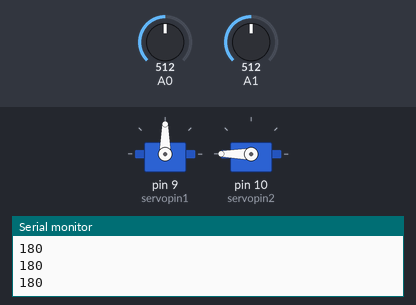
Bench run of a sketch on a simulated Arduino Uno, built with avr-gcc and run on an emulated ATmega328P. On the bench: 2 × servo, the last lines printed to the serial monitor. The inputs (shaded band) are chosen by the test bench; at power-on: A1 = 512, A0 = 512.

Above: at 1.2 s.
1.3 s: A1 set to 306
At 2.5 s:
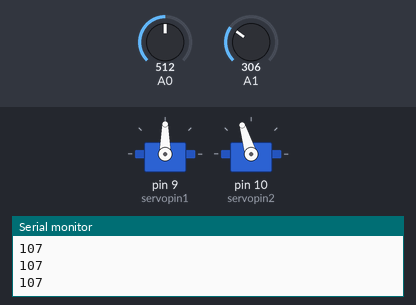
2.8 s: A0 set to 716
At 4.0 s:
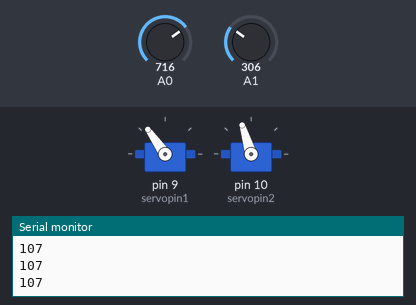
4.3 s: A1 set to 122
At 5.5 s:
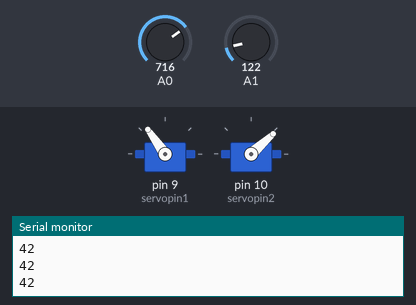
5.8 s: A0 set to 900
At 7.0 s:
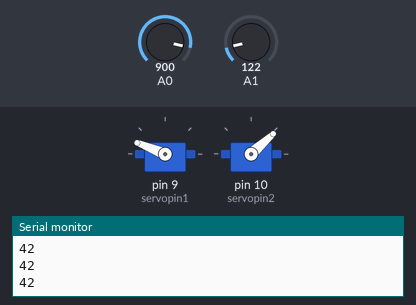
7.3 s: A1 set to 0
At 8.5 s:
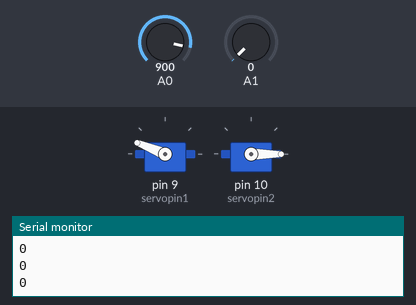
8.8 s: A0 set to 1023
At 9.9 s:
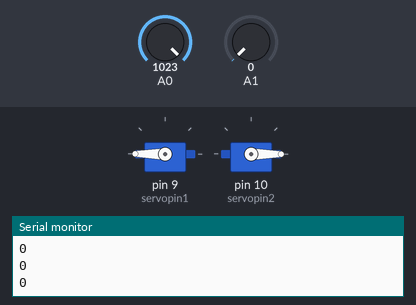
Timing chart, 0 to 11.3 s (numbered marks = the images above; inputs shaded):
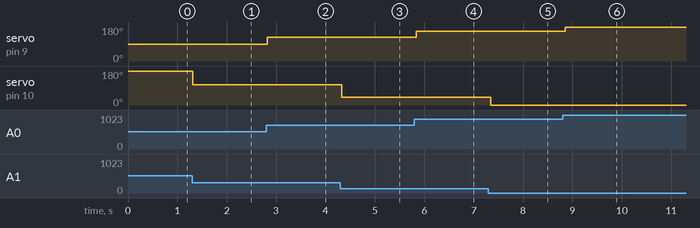

Measured:
- after the input at 1.3 s, servo on pin 10 (servopin2): 180° → 107° at once
- after the input at 2.8 s, servo on pin 9 (servopin1): 90° → 125° at once
- after the input at 4.3 s, servo on pin 10 (servopin2): 107° → 42° at once
- after the input at 5.8 s, servo on pin 9 (servopin1): 125° → 158° at once
- after the input at 7.3 s, servo on pin 10 (servopin2): 42° → 0° after 0.05 s
- after the input at 8.8 s, servo on pin 9 (servopin1): 158° → 180° after 0.05 s

The sketch:

servo_analogico.ino
```cpp
#include <Servo.h>

Servo servo1;
Servo servo2;

#define servopin1 9
#define servopin2 10

int x = 0;
int y = 0;
int angulo = 0;
int angulo1 = 0;


void setup() {
  Serial.begin(9600);

  servo1.attach(servopin1);
  servo1.write(angulo);
  servo2.attach(servopin2);
  servo2.write(angulo1);
}

void loop() {
  x = analogRead(A0);//analogico X
  y = analogRead(A1);//analogico Y
  angulo = map(x, 0, 1023, 0, 180);
  angulo1 = map(y, 0, 1023, 0, 360);
  servo1.write(angulo);
  servo2.write(angulo1);

  Serial.println(angulo1);
  delay(100);
}
```
